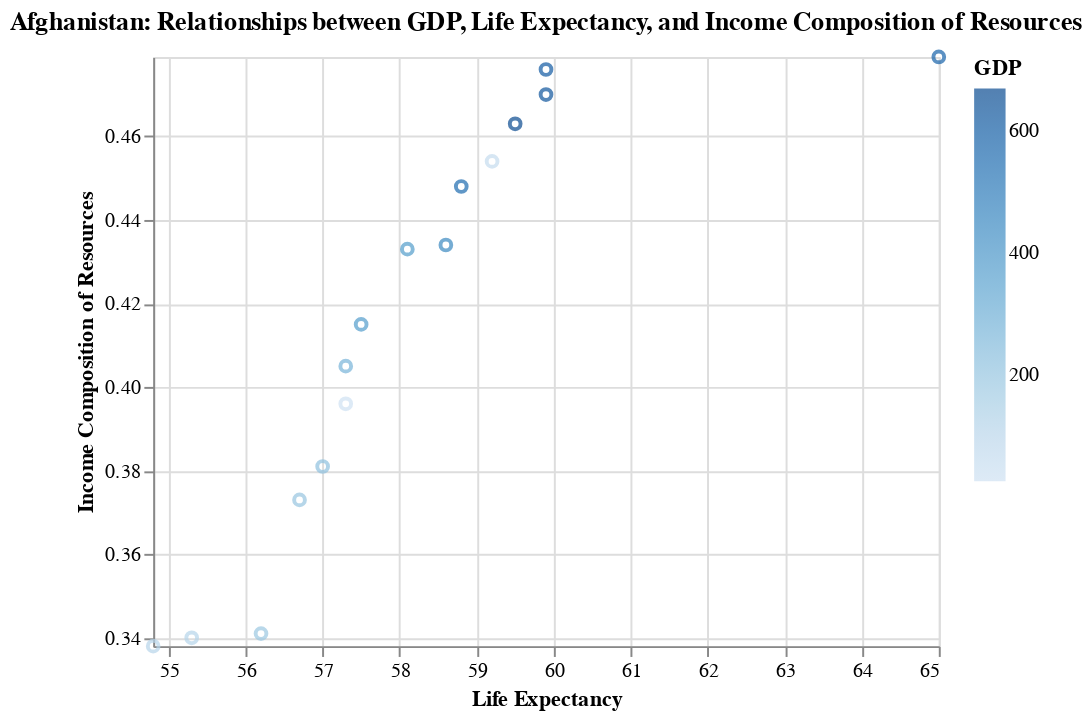

Write notebook code for a chart like this one.
### Code cell
visualize_country_data('Afghanistan', health_factors_full_data)

### Figure 1 — Vega-Lite specification as saved in the notebook (floating-point values rounded to 4 significant figures)
{"config": {"view": {"continuousWidth": 400, "continuousHeight": 300}}, "data": {"name": "data-832b6d811f5558b066c35545cec58146"}, "mark": "point", "encoding": {"color": {"field": "GDP", "scale": {"domain": [25.29, 670.0]}, "title": "GDP", "type": "quantitative"}, "x": {"field": "Life expectancy", "scale": {"domain": [54.8, 65.0]}, "title": "Life Expectancy", "type": "quantitative"}, "y": {"field": "Income composition of resources", "scale": {"domain": [0.338, 0.479]}, "title": "Income Composition of Resources", "type": "quantitative"}}, "title": "Afghanistan: Relationships between GDP, Life Expectancy, and Income Composition of Resources", "$schema": "https://vega.github.io/schema/vega-lite/v4.17.0.json", "datasets": {"data-832b6d811f5558b066c35545cec58146": [{"Country": "Afghanistan", "Year": 2015, "Status": "Developing", "Life expectancy": 65.0, "Adult Mortality": 263.0, "infant deaths": 62, "Alcohol": 0.01, "percentage expenditure": 71.28, "Hepatitis B": 65.0, "Measles": 1154, "BMI": 19.1, "under-five deaths": 83, "Polio": 6.0, "Total expenditure": 8.16, "Diphtheria": 65.0, "HIV/AIDS": 0.1, "GDP": 584.3, "Population": 33740000.0, "thinness  1-19 years": 17.2, "thinness 5-9 years": 17.3, "Income composition of resources": 0.479, "Schooling": 10.1}, {"Country": "Afghanistan", "Year": 2014, "Status": "Developing", "Life expectancy": 59.9, "Adult Mortality": 271.0, "infant deaths": 64, "Alcohol": 0.01, "percentage expenditure": 73.52, "Hepatitis B": 62.0, "Measles": 492, "BMI": 18.6, "under-five deaths": 86, "Polio": 58.0, "Total expenditure": 8.18, "Diphtheria": 62.0, "HIV/AIDS": 0.1, "GDP": 612.7, "Population": 327600.0, "thinness  1-19 years": 17.5, "thinness 5-9 years": 17.5, "Income composition of resources": 0.476, "Schooling": 10.0}, {"Country": "Afghanistan", "Year": 2013, "Status": "Developing", "Life expectancy": 59.9, "Adult Mortality": 268.0, "infant deaths": 66, "Alcohol": 0.01, "percentage expenditure": 73.22, "Hepatitis B": 64.0, "Measles": 430, "BMI": 18.1, "under-five deaths": 89, "Polio": 62.0, "Total expenditure": 8.13, "Diphtheria": 64.0, "HIV/AIDS": 0.1, "GDP": 631.7, "Population": 31730000.0, "thinness  1-19 years": 17.7, "thinness 5-9 years": 17.7, "Income composition of resources": 0.47, "Schooling": 9.9}, {"Country": "Afghanistan", "Year": 2012, "Status": "Developing", "Life expectancy": 59.5, "Adult Mortality": 272.0, "infant deaths": 69, "Alcohol": 0.01, "percentage expenditure": 78.18, "Hepatitis B": 67.0, "Measles": 2787, "BMI": 17.6, "under-five deaths": 93, "Polio": 67.0, "Total expenditure": 8.52, "Diphtheria": 67.0, "HIV/AIDS": 0.1, "GDP": 670.0, "Population": 3697000.0, "thinness  1-19 years": 17.9, "thinness 5-9 years": 18.0, "Income composition of resources": 0.463, "Schooling": 9.8}, {"Country": "Afghanistan", "Year": 2011, "Status": "Developing", "Life expectancy": 59.2, "Adult Mortality": 275.0, "infant deaths": 71, "Alcohol": 0.01, "percentage expenditure": 7.097, "Hepatitis B": 68.0, "Measles": 3013, "BMI": 17.2, "under-five deaths": 97, "Polio": 68.0, "Total expenditure": 7.87, "Diphtheria": 68.0, "HIV/AIDS": 0.1, "GDP": 63.54, "Population": 2979000.0, "thinness  1-19 years": 18.2, "thinness 5-9 years": 18.2, "Income composition of resources": 0.454, "Schooling": 9.5}, {"Country": "Afghanistan", "Year": 2010, "Status": "Developing", "Life expectancy": 58.8, "Adult Mortality": 279.0, "infant deaths": 74, "Alcohol": 0.01, "percentage expenditure": 79.68, "Hepatitis B": 66.0, "Measles": 1989, "BMI": 16.7, "under-five deaths": 102, "Polio": 66.0, "Total expenditure": 9.2, "Diphtheria": 66.0, "HIV/AIDS": 0.1, "GDP": 553.3, "Population": 2883000.0, "thinness  1-19 years": 18.4, "thinness 5-9 years": 18.4, "Income composition of resources": 0.448, "Schooling": 9.2}, {"Country": "Afghanistan", "Year": 2009, "Status": "Developing", "Life expectancy": 58.6, "Adult Mortality": 281.0, "infant deaths": 77, "Alcohol": 0.01, "percentage expenditure": 56.76, "Hepatitis B": 63.0, "Measles": 2861, "BMI": 16.2, "under-five deaths": 106, "Polio": 63.0, "Total expenditure": 9.42, "Diphtheria": 63.0, "HIV/AIDS": 0.1, "GDP": 445.9, "Population": 284300.0, "thinness  1-19 years": 18.6, "thinness 5-9 years": 18.7, "Income composition of resources": 0.434, "Schooling": 8.9}, {"Country": "Afghanistan", "Year": 2008, "Status": "Developing", "Life expectancy": 58.1, "Adult Mortality": 287.0, "infant deaths": 80, "Alcohol": 0.03, "percentage expenditure": 25.87, "Hepatitis B": 64.0, "Measles": 1599, "BMI": 15.7, "under-five deaths": 110, "Polio": 64.0, "Total expenditure": 8.33, "Diphtheria": 64.0, "HIV/AIDS": 0.1, "GDP": 373.4, "Population": 2729000.0, "thinness  1-19 years": 18.8, "thinness 5-9 years": 18.9, "Income composition of resources": 0.433, "Schooling": 8.7}, {"Country": "Afghanistan", "Year": 2007, "Status": "Developing", "Life expectancy": 57.5, "Adult Mortality": 295.0, "infant deaths": 82, "Alcohol": 0.02, "percentage expenditure": 10.91, "Hepatitis B": 63.0, "Measles": 1141, "BMI": 15.2, "under-five deaths": 113, "Polio": 63.0, "Total expenditure": 6.73, "Diphtheria": 63.0, "HIV/AIDS": 0.1, "GDP": 369.8, "Population": 26620000.0, "thinness  1-19 years": 19.0, "thinness 5-9 years": 19.1, "Income composition of resources": 0.415, "Schooling": 8.4}, {"Country": "Afghanistan", "Year": 2006, "Status": "Developing", "Life expectancy": 57.3, "Adult Mortality": 295.0, "infant deaths": 84, "Alcohol": 0.03, "percentage expenditure": 17.17, "Hepatitis B": 64.0, "Measles": 1990, "BMI": 14.7, "under-five deaths": 116, "Polio": 58.0, "Total expenditure": 7.43, "Diphtheria": 58.0, "HIV/AIDS": 0.1, "GDP": 272.6, "Population": 2589000.0, "thinness  1-19 years": 19.2, "thinness 5-9 years": 19.3, "Income composition of resources": 0.405, "Schooling": 8.1}, {"Country": "Afghanistan", "Year": 2005, "Status": "Developing", "Life expectancy": 57.3, "Adult Mortality": 291.0, "infant deaths": 85, "Alcohol": 0.02, "percentage expenditure": 1.389, "Hepatitis B": 66.0, "Measles": 1296, "BMI": 14.2, "under-five deaths": 118, "Polio": 58.0, "Total expenditure": 8.7, "Diphtheria": 58.0, "HIV/AIDS": 0.1, "GDP": 25.29, "Population": 257800.0, "thinness  1-19 years": 19.3, "thinness 5-9 years": 19.5, "Income composition of resources": 0.396, "Schooling": 7.9}, {"Country": "Afghanistan", "Year": 2004, "Status": "Developing", "Life expectancy": 57.0, "Adult Mortality": 293.0, "infant deaths": 87, "Alcohol": 0.02, "percentage expenditure": 15.3, "Hepatitis B": 67.0, "Measles": 466, "BMI": 13.8, "under-five deaths": 120, "Polio": 5.0, "Total expenditure": 8.79, "Diphtheria": 5.0, "HIV/AIDS": 0.1, "GDP": 219.1, "Population": 24120000.0, "thinness  1-19 years": 19.5, "thinness 5-9 years": 19.7, "Income composition of resources": 0.381, "Schooling": 6.8}, {"Country": "Afghanistan", "Year": 2003, "Status": "Developing", "Life expectancy": 56.7, "Adult Mortality": 295.0, "infant deaths": 87, "Alcohol": 0.01, "percentage expenditure": 11.09, "Hepatitis B": 65.0, "Measles": 798, "BMI": 13.4, "under-five deaths": 122, "Polio": 41.0, "Total expenditure": 8.82, "Diphtheria": 41.0, "HIV/AIDS": 0.1, "GDP": 198.7, "Population": 2365000.0, "thinness  1-19 years": 19.7, "thinness 5-9 years": 19.9, "Income composition of resources": 0.373, "Schooling": 6.5}, {"Country": "Afghanistan", "Year": 2002, "Status": "Developing", "Life expectancy": 56.2, "Adult Mortality": 3.0, "infant deaths": 88, "Alcohol": 0.01, "percentage expenditure": 16.89, "Hepatitis B": 64.0, "Measles": 2486, "BMI": 13.0, "under-five deaths": 122, "Polio": 36.0, "Total expenditure": 7.76, "Diphtheria": 36.0, "HIV/AIDS": 0.1, "GDP": 187.8, "Population": 21980000.0, "thinness  1-19 years": 19.9, "thinness 5-9 years": 2.2, "Income composition of resources": 0.341, "Schooling": 6.2}, {"Country": "Afghanistan", "Year": 2001, "Status": "Developing", "Life expectancy": 55.3, "Adult Mortality": 316.0, "infant deaths": 88, "Alcohol": 0.01, "percentage expenditure": 10.57, "Hepatitis B": 63.0, "Measles": 8762, "BMI": 12.6, "under-five deaths": 122, "Polio": 35.0, "Total expenditure": 7.8, "Diphtheria": 33.0, "HIV/AIDS": 0.1, "GDP": 117.5, "Population": 2966000.0, "thinness  1-19 years": 2.1, "thinness 5-9 years": 2.4, "Income composition of resources": 0.34, "Schooling": 5.9}, {"Country": "Afghanistan", "Year": 2000, "Status": "Developing", "Life expectancy": 54.8, "Adult Mortality": 321.0, "infant deaths": 88, "Alcohol": 0.01, "percentage expenditure": 10.42, "Hepatitis B": 62.0, "Measles": 6532, "BMI": 12.2, "under-five deaths": 122, "Polio": 24.0, "Total expenditure": 8.2, "Diphtheria": 24.0, "HIV/AIDS": 0.1, "GDP": 114.6, "Population": 293800.0, "thinness  1-19 years": 2.3, "thinness 5-9 years": 2.5, "Income composition of resources": 0.338, "Schooling": 5.5}]}}
